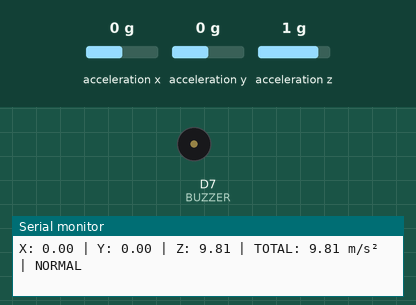
A sketch run on a simulated ESP8266 (NodeMCU). Shown: buzzer (waves = sounding, pin HIGH), the last lines printed to the serial monitor. Wiring (inferred from the names in the program): MPU-6050 motion sensor at I2C address 0x68. Inputs (shaded band) come from the test bench; at power-on: acceleration x 0 g, acceleration y 0 g, acceleration z 1 g.

Above: at 1.2 s.
1.3 s: acceleration x set to -0.6 g
2.8 s: acceleration x set to -0.9 g
At 3.5 s:
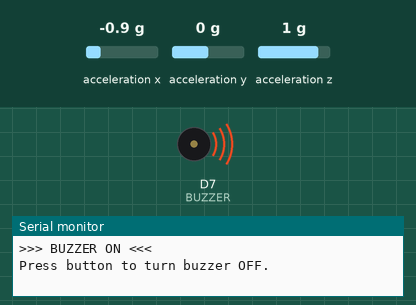
Timing chart, 0 to 5.8 s (numbered marks = the images above; inputs shaded):
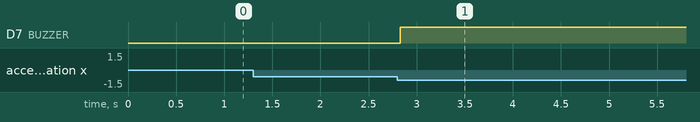

The sketch:

accident_impact_test.ino
```cpp
#include <Wire.h>
#include <math.h>

#define MPU6050_ADDR 0x68
#define BUZZER D7
#define BUTTON D3

#define IMPACT_THRESHOLD 12.0

bool impactDetected = false;

void setup() {

  Serial.begin(115200);

  pinMode(BUZZER, OUTPUT);
  digitalWrite(BUZZER, LOW);

  pinMode(BUTTON, INPUT_PULLUP);

  Wire.begin(D2, D1);
  Wire.setClock(100000);

  Serial.println();
  Serial.println("==============================");
  Serial.println("    ACCIDENT IMPACT TEST");
  Serial.println("==============================");

  Wire.beginTransmission(MPU6050_ADDR);
  byte error = Wire.endTransmission();

  if (error != 0) {

    Serial.print("MPU6050 NOT FOUND - I2C Error: ");
    Serial.println(error);

    while (true) {
      delay(1000);
    }
  }

  // Wake MPU6050
  Wire.beginTransmission(MPU6050_ADDR);
  Wire.write(0x6B);
  Wire.write(0x00);
  Wire.endTransmission();

  // ±8g
  Wire.beginTransmission(MPU6050_ADDR);
  Wire.write(0x1C);
  Wire.write(0x10);
  Wire.endTransmission();

  Serial.println("MPU6050 READY");
  Serial.println("Impact threshold: 12 m/s²");
  Serial.println();
}

void loop() {

  // Read MPU6050

  Wire.beginTransmission(MPU6050_ADDR);
  Wire.write(0x3B);

  if (Wire.endTransmission(false) != 0) {
    Serial.println("MPU READ ERROR");
    delay(100);
    return;
  }

  Wire.requestFrom(MPU6050_ADDR, 6);

  if (Wire.available() != 6) {
    Serial.println("MPU READ FAILED");
    delay(100);
    return;
  }

  int16_t ax = (Wire.read() << 8) | Wire.read();
  int16_t ay = (Wire.read() << 8) | Wire.read();
  int16_t az = (Wire.read() << 8) | Wire.read();

  float X = (ax / 4096.0) * 9.80665;
  float Y = (ay / 4096.0) * 9.80665;
  float Z = (az / 4096.0) * 9.80665;

  float total = sqrt(
    X * X +
    Y * Y +
    Z * Z
  );

  Serial.print("X: ");
  Serial.print(X, 2);

  Serial.print(" | Y: ");
  Serial.print(Y, 2);

  Serial.print(" | Z: ");
  Serial.print(Z, 2);

  Serial.print(" | TOTAL: ");
  Serial.print(total, 2);

  Serial.print(" m/s² | ");


  // Impact detection

  if (total >= IMPACT_THRESHOLD) {

    Serial.println(">>> IMPACT DETECTED <<<");

    digitalWrite(BUZZER, HIGH);

    impactDetected = true;

    Serial.println(">>> BUZZER ON <<<");
    Serial.println("Press button to turn buzzer OFF.");

  } else {

    Serial.println("NORMAL");
  }


  // Button turns buzzer OFF

  if (impactDetected &&
      digitalRead(BUTTON) == LOW) {

    digitalWrite(BUZZER, LOW);

    impactDetected = false;

    Serial.println(">>> BUTTON PRESSED <<<");
    Serial.println(">>> BUZZER OFF <<<");

    delay(500);
  }

  delay(50);
}
```

Measured:
- the behaviour switches between -0.7 and -0.8 g on acceleration x (found by bisection; images 0 and 1)
- after the input at 2.8 s, D7 (BUZZER): LOW → HIGH at once
